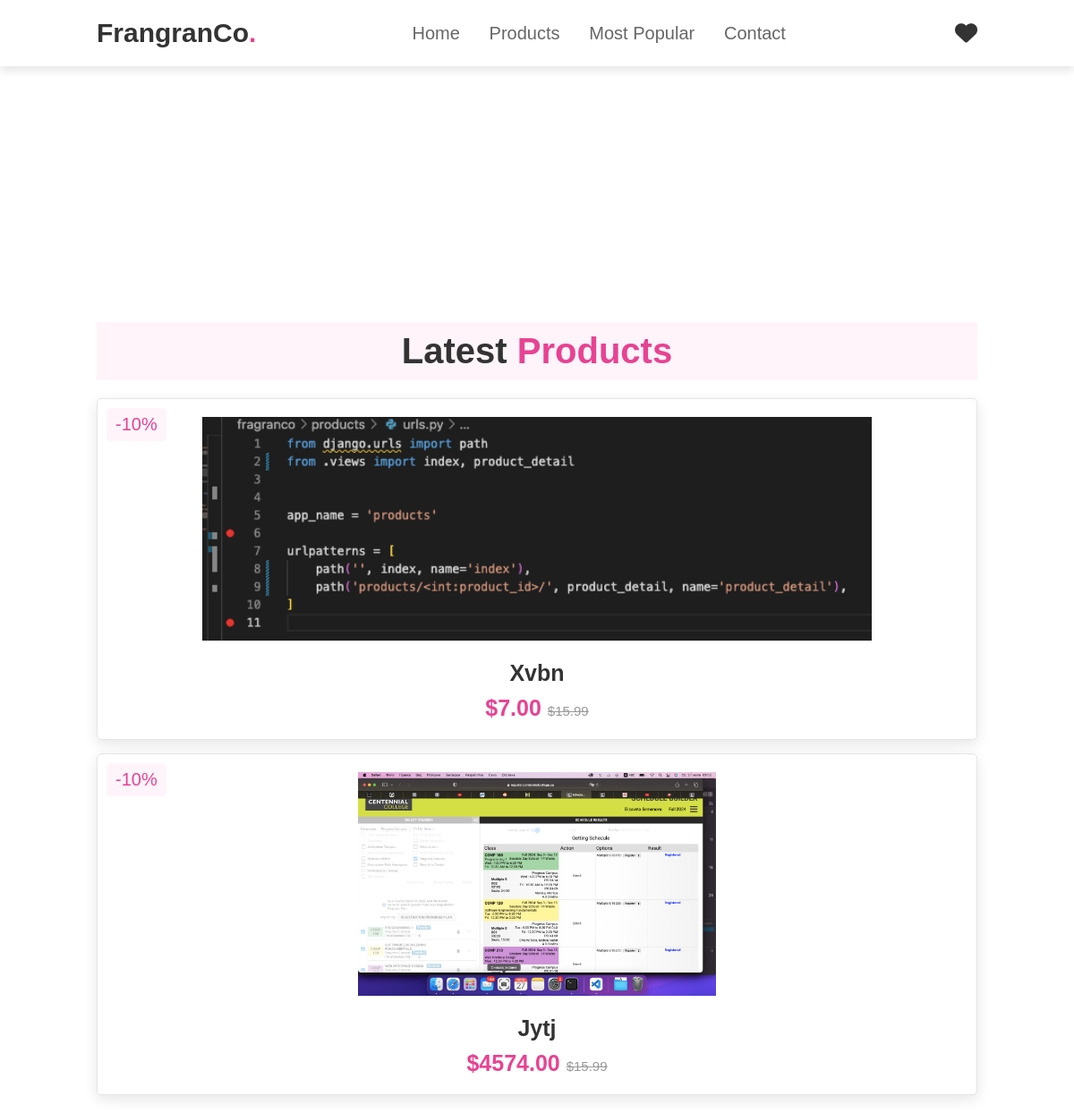
The page / on the database its author committed.
### products/models.py (models this page shows)
class Products(models.Model):
    title = models.CharField('Product name', max_length=100)
    description = models.TextField('Product description', blank=True, null=True)
    price = models.DecimalField(max_digits=8, decimal_places=2) # let it be 10 millions
    image = models.ImageField(
        'Product image',
        upload_to='products/',
        blank=True, null=True
    )
    buyers = models.ForeignKey(
        User,
        blank=True,
        null=True,
        on_delete=models.SET_NULL,
        related_name='bought_products'
    )
    class Meta:
        verbose_name = 'Product'
        verbose_name_plural = 'Products'

### products/views.py (the view)
# urls.py: path('', index, name='index'),
def index(request):
    products = Products.objects.all()[:10]
    context = {
        'products': products,
    }
    template = 'products/products_list.html'
    return render(request, template, context)

### templates/products/products_list.html (shortened to what this page needs)
{% extends 'base.html' %}
{% block content %}
        <section class="home" id="home"></section>
        <section class="products" id="products">
            <h1 class="heading"> latest <span>products</span> </h1>
            <div class="box-container">
                {% for product in products %}
                    <div class="box">
                        <span class="discount">-10%</span>
                        <a href="{% url 'products:product_detail' product.id %}">
                            <div class="image">
                                {% load thumbnail %}
                                {% thumbnail product.image "100x100" crop="center" as im %}
                                    <img src="{{ im.url }}">
                                {% endthumbnail %}
                            </div>
                        </a>
                        <div class="content">
                            <a href="{% url 'products:product_detail' product.id %}">
                                <h3>{{ product.title }}</h3>
                            </a>
                            <div class="price"> ${{ product.price }} <span>$15.99</span> </div>
                        </div>
                    </div>
                {% endfor %}
            </div>
        </section>
        {% endblock %}

### static/css/style.css (style rules this page uses)
:root { --pink:#e84393; }
* { margin: 0; padding: 0; box-sizing: border-box; font-family: "'Poppins", sans-serif; outline: none; border: none; text-decoration: none; text-transform: capitalize; transition: .2s linear; }
html { font-size: 62.5%; scroll-behavior: smooth; scroll-padding-top: 6rem; overflow-x: hidden; }
section { padding: 2rem 9%; }
.home { display: flex; min-height: 20vh; align-items: center; background-size: cover; background-position: center; }
.heading { text-align: center; font-size: 4rem; color: #333; padding: 1rem; margin: 2rem 0; background: rgba(255, 51, 153, .05); }
.heading span { color: var(--pink); }
.products .box-container { display: flex; flex-wrap: wrap; gap:1.5rem; }
.products .box-container .box { flex: 1 1 30rem; box-shadow: 0 .5rem 1.5rem rgba(0,0,0,.1); border-radius: .5rem; border: .1rem solid rgba(0,0,0,.1); position: relative; }
.products .box-container .box .discount { position: absolute; top: 1rem; left: 1rem; padding: .7rem 1rem; font-size: 2rem; color: var(--pink); background: rgba(255, 51, 153, .05); z-index: 1; border-radius: .5rem; }
.products .box-container .box .image { position: relative; padding-top: 2rem; text-align: center; overflow: hidden; }
.products .box-container .box .image img { height: 25rem; }
.products .box-container .box .image .icons a { height: 5rem; line-height: 5rem; font-size: 2rem; width: 50%; background: var(--pink); color:#fff; }
.products .box-container .box .content { padding: 2rem; text-align: center; }
.products .box-container .box .content h3 { font-size: 2.5rem; color: #333; }
.products .box-container .box .content .price { font-size: 2.5rem; color: var(--pink); font-weight: bolder; padding-top: 1rem; }
.products .box-container .box .content .price span { font-size: 1.5rem; color: #999; font-weight: lighter; text-decoration: line-through; }

### rows shown on the page
Products: shows a picture, title "Xvbn", price "7.00"
Products: shows a picture, title "Jytj", price "4574.00"
